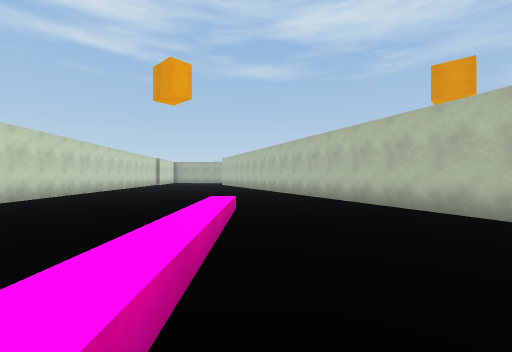
[1] (above)

24 first-person views from a walk through a Unity game level. The camera is 1.3 m above the floor, looks level and sees 90° across. The floor is counted in squares, 2 m on a side. Each view is taken from the middle of a square. On the plan, view 1 faces up. The plan holds only what a view shows up to about 9 squares ahead; the rest is blank. The place goes on beyond the plan. The player character is not drawn. Surface patterns are stand-ins for the level's own textures.

[2]
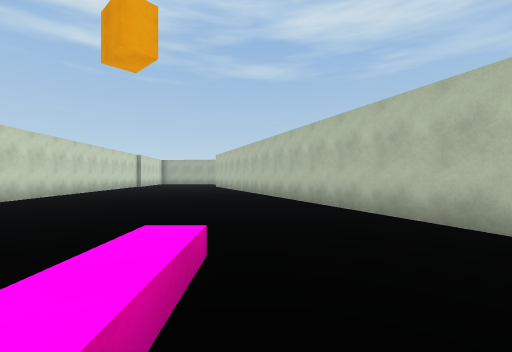

[3]
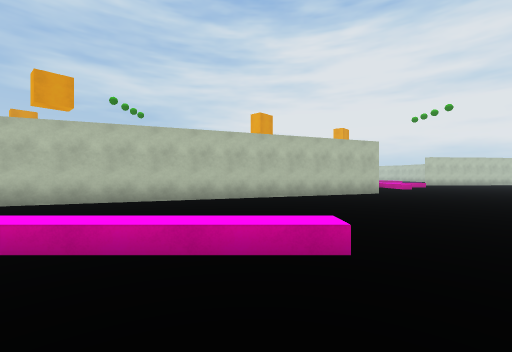

[4]
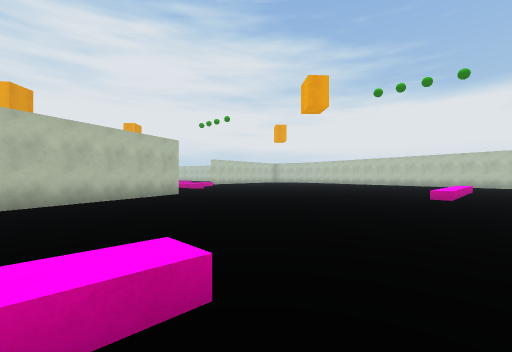

[5]
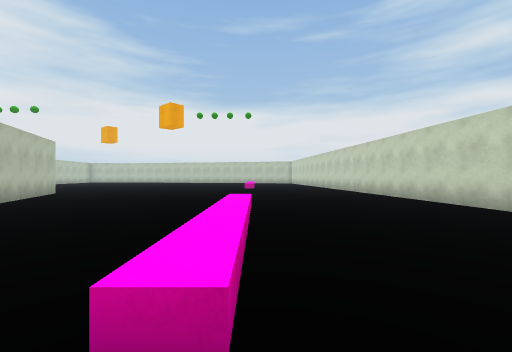

[6]
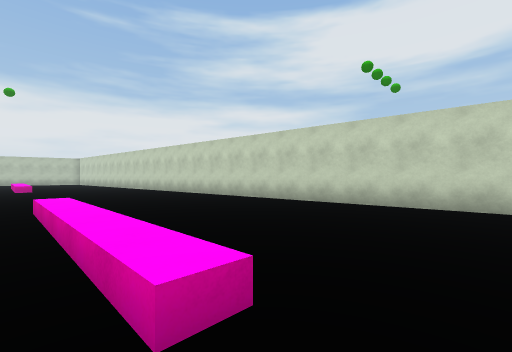

[7]
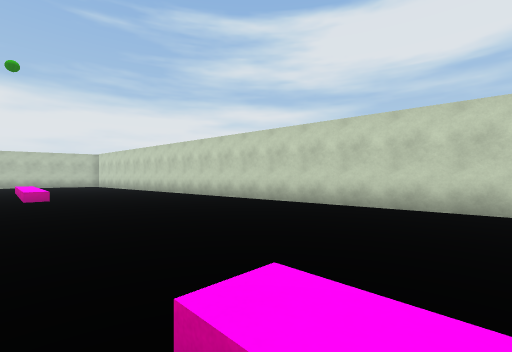

[8]
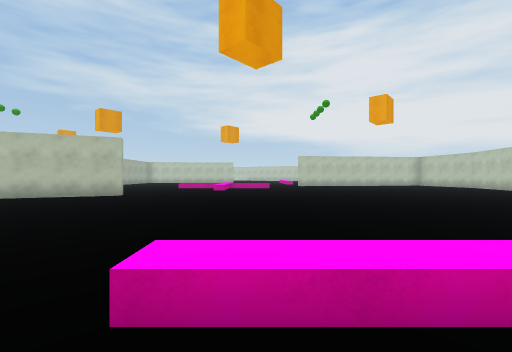

[9]
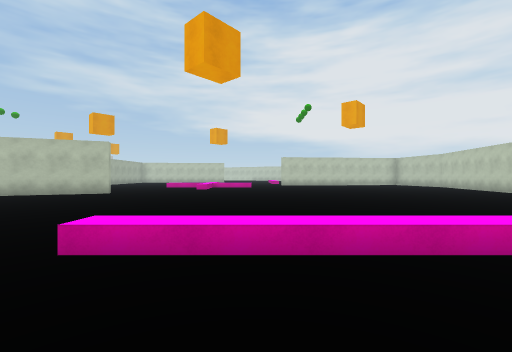

[10]
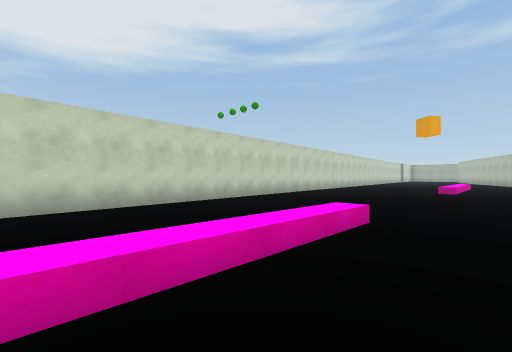

[11]
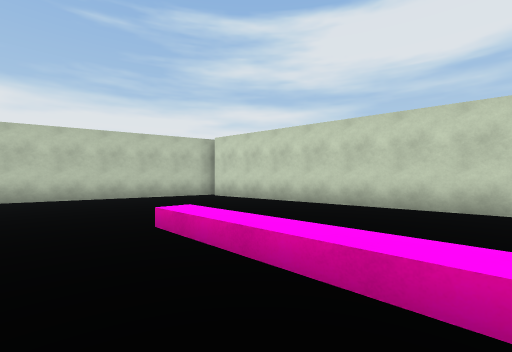

[12]
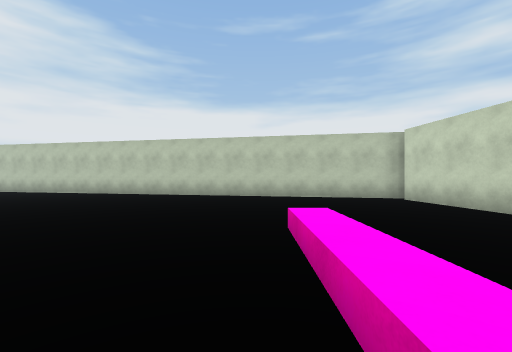

[13]
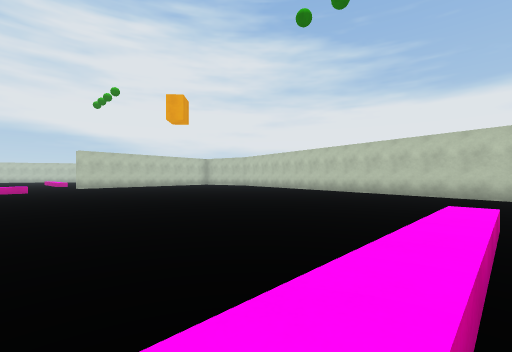

[14]
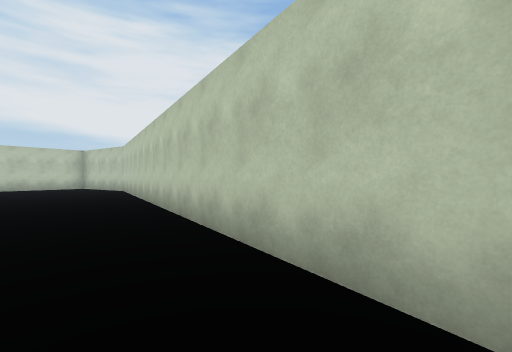

[15]
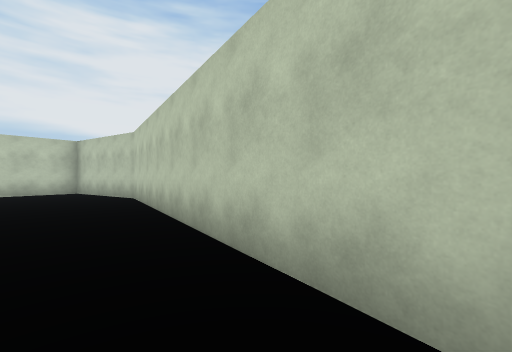

[16]
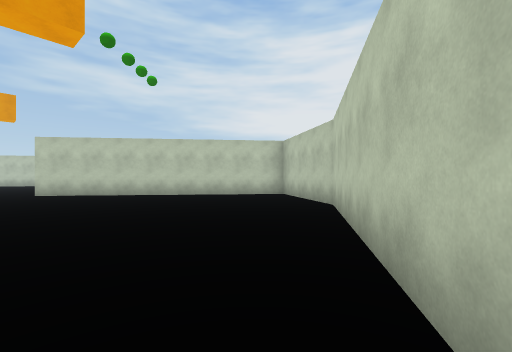

[17]
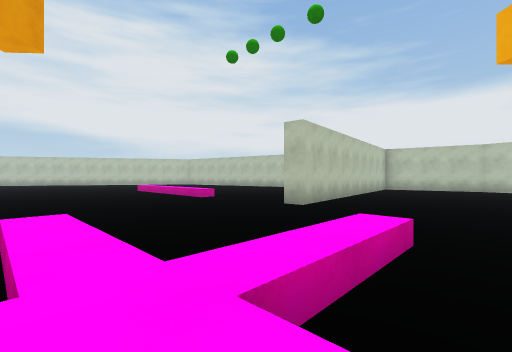

[18]
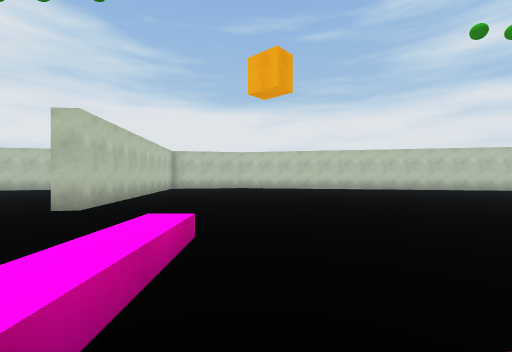

[19]
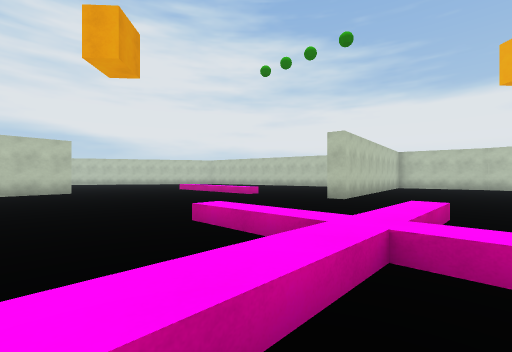

[20]
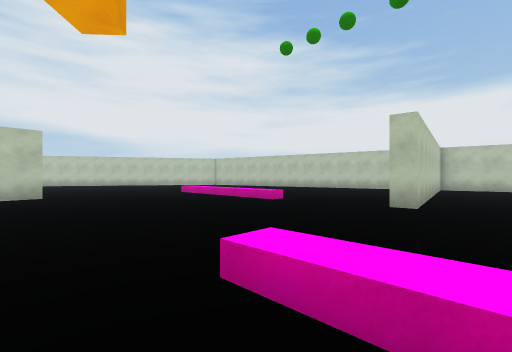

[21]
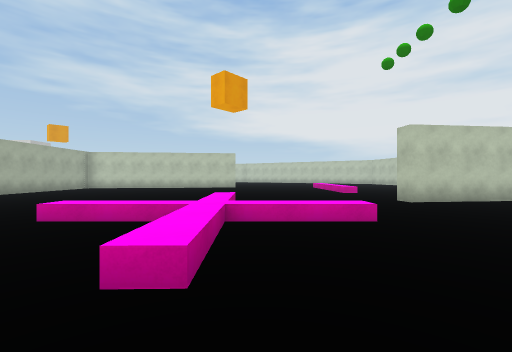

[22]
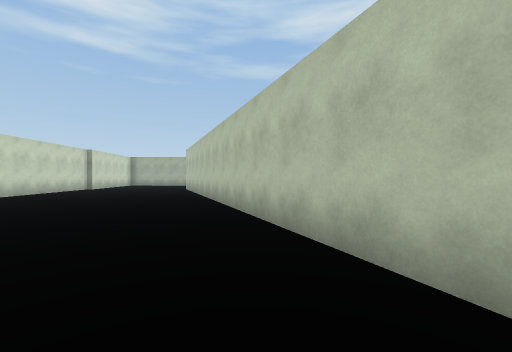

[23]
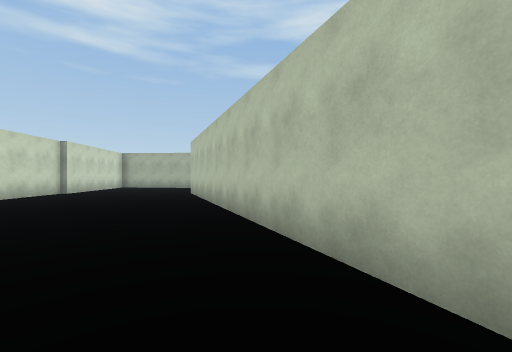

[24]
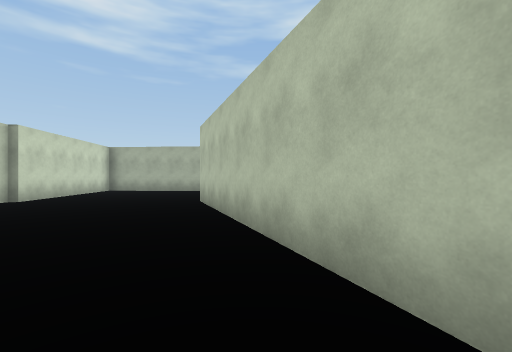

### Floor plan
Points are (right, up) in squares from view 1. A wall is a line through its corners. A room is listed if a view was taken in it or the views show most of it. See-through windows are left out.
Room 1 (views 1, 2, 3, 4, 5, 6, 7, 8, 9, 10, 11, 12, 13, 14, 15, 16, 17, 18, 19, 20, 21, 22, 23, 24)
walls: (6.5, -3.6) (-2.5, 18.6); (-4.4, -16.4) (8.9, -19.1); (22.4, -5.9) (22.2, -3.9); (13.8, -19.3) (15, -19.1); (15.2, -18.6) (14.3, -10.8) (14.9, -10.7); (-6.6, 12) (-4.1, -16.1); (-7.2, 18.4) (-6.7, 13.7); (-7.2, 21.1) (-6.9, 18.3)

Where each view was taken, in squares from view 1:
view 1: 0 up, 0 right, facing up
view 2: 3 up, 0 right, facing up
view 3: 1 up, 3 left, facing right
view 4: 1 up, 2 left, facing down-right
view 5: 6 up, 1 left, facing down
view 6: 6 up, 0 right, facing down-left
view 7: 1 up, 0 right, facing down-left
view 8: 8 down, 2 left, facing right
view 9: 9 down, 3 left, facing right
view 10: 11 down, 1 right, facing up-left
view 11: 9 down, 1 right, facing down-left
view 12: 9 down, 0 right, facing down
view 13: 8 down, 1 left, facing down-right
view 14: 16 down, 0 right, facing down-right
view 15: 17 down, 4 right, facing down-right
view 16: 18 down, 6 right, facing right
view 17: 6 down, 11 right, facing down-right
view 18: 6 down, 11 right, facing down
view 19: 4 down, 11 right, facing down-right
view 20: 5 down, 13 right, facing down-right
view 21: 7 down, 8 right, facing right
view 22: 6 up, 1 right, facing up
view 23: 9 up, 0 right, facing up
view 24: 12 up, 1 left, facing up
